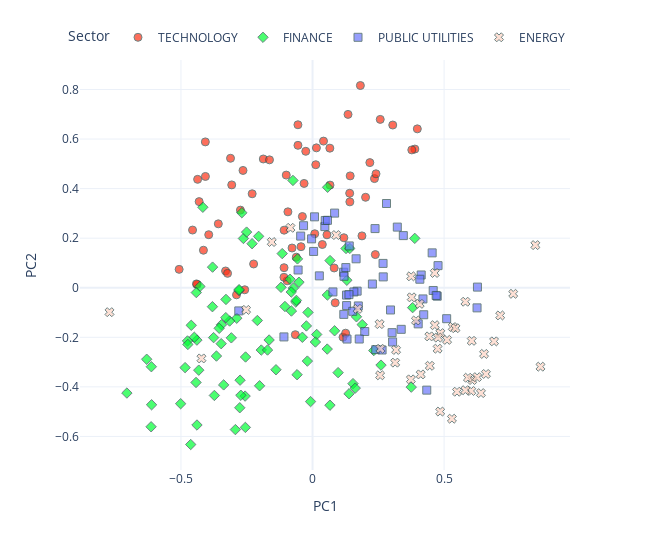

The notebook cell this image was saved under:
### Code cell
from utils.visualisation_functions import pca_plot_from_embeddings

pca_plot_from_embeddings(
    embedding_matrix=embeddings.weight.detach().numpy(),
    sectors=data.sectors,
    tickers=data.tickers,
    industries=data.industries,
    names=data.names,
    dimensions=2,
    reduced=True,
    method="PCA",
    return_df=False,
    rand_state=None,
)

### Figure 1 — Plotly figure (JSON) as saved in the notebook; plotly's stock layout.template omitted (floating-point values rounded to 4 significant figures; data arrays with more than 128 entries replaced by an {"elided": "..."} marker saying what was removed)
{"data": [{"customdata": {"elided": "67x3 str values"}, "hovertemplate": "<b>%{hovertext}</b><br><br>Sector=%{customdata[1]}<br>PC1=%{x}<br>PC2=%{y}<br>ticker=%{customdata[0]}<br>industry=%{customdata[2]}<extra></extra>", "hovertext": ["COMPUTER MANUFACTURING", "EDP SERVICES", "COMPUTER SOFTWARE: PREPACKAGED SOFTWARE", "SEMICONDUCTORS", "EDP SERVICES", "COMPUTER SOFTWARE: PREPACKAGED SOFTWARE", "EDP SERVICES", "SEMICONDUCTORS", "COMPUTER SOFTWARE: PREPACKAGED SOFTWARE", "ELECTRICAL PRODUCTS", "COMPUTER SOFTWARE: PREPACKAGED SOFTWARE", "EDP SERVICES", "COMPUTER SOFTWARE: PREPACKAGED SOFTWARE", "EDP SERVICES", "EDP SERVICES", "RADIO AND TELEVISION BROADCASTING AND COMMUNICATIONS EQUIPMENT", "SEMICONDUCTORS", "COMPUTER COMMUNICATIONS EQUIPMENT", "ELECTRICAL PRODUCTS", "INDUSTRIAL MACHINERY/COMPONENTS", "SEMICONDUCTORS", "COMPUTER COMMUNICATIONS EQUIPMENT", "SEMICONDUCTORS", "INDUSTRIAL MACHINERY/COMPONENTS", "COMPUTER SOFTWARE: PREPACKAGED SOFTWARE", "RADIO AND TELEVISION BROADCASTING AND COMMUNICATIONS EQUIPMENT", "INDUSTRIAL MACHINERY/COMPONENTS", "EDP SERVICES", "COMPUTER MANUFACTURING", "COMPUTER MANUFACTURING", "SEMICONDUCTORS", "SEMICONDUCTORS", "ADVERTISING", "INDUSTRIAL MACHINERY/COMPONENTS", "EDP SERVICES", "PROFESSIONAL SERVICES", "SEMICONDUCTORS", "INDUSTRIAL MACHINERY/COMPONENTS", "SEMICONDUCTORS", "PROFESSIONAL SERVICES", "COMPUTER SOFTWARE: PREPACKAGED SOFTWARE", "RADIO AND TELEVISION BROADCASTING AND COMMUNICATIONS EQUIPMENT", "SEMICONDUCTORS", "SEMICONDUCTORS", "ADVERTISING", "COMPUTER SOFTWARE: PREPACKAGED SOFTWARE", "ELECTRICAL PRODUCTS", "SEMICONDUCTORS", "ELECTRICAL PRODUCTS", "INDUSTRIAL MACHINERY/COMPONENTS", "COMPUTER SOFTWARE: PREPACKAGED SOFTWARE", "EDP SERVICES", "SEMICONDUCTORS", "SEMICONDUCTORS", "INDUSTRIAL MACHINERY/COMPONENTS", "SEMICONDUCTORS", "INDUSTRIAL MACHINERY/COMPONENTS", "COMPUTER SOFTWARE: PREPACKAGED SOFTWARE", "RETAIL: COMPUTER SOFTWARE & PERIPHERAL EQUIPMENT", "SEMICONDUCTORS", "COMPUTER SOFTWARE: PREPACKAGED SOFTWARE", "EDP SERVICES", "ELECTRONIC COMPONENTS", "ADVERTISING", "SEMICONDUCTORS", "COMPUTER PERIPHERAL EQUIPMENT", "EDP SERVICES"], "legendgroup": "TECHNOLOGY", "marker": {"color": "#FD3216", "line": {"color": "DarkSlateGrey", "width": 1}, "opacity": 0.7, "size": 8, "symbol": "circle"}, "mode": "markers", "name": "TECHNOLOGY", "orientation": "v", "showlegend": true, "type": "scatter", "x": [0.3982, -0.2577, -0.4367, 0.2015, -0.0967, -0.2239, -0.1871, 0.2354, 0.1818, -0.1079, -0.2741, 0.08224, -0.09985, 0.2411, 0.1157, 0.01227, 0.3049, -0.4071, -0.3071, -0.3304, -0.0555, -0.2642, -0.3945, -0.0438, -0.1086, -0.3116, 0.1258, -0.323, -0.2294, 0.1878, 0.008357, 0.06634, -0.358, 0.03716, 0.1191, -0.4146, -0.4074, -0.03209, 0.1349, -0.06184, -0.03859, 0.06577, -0.4309, 0.04169, 0.08609, -0.07787, -0.09356, -0.05541, -0.1636, -0.06542, -0.456, -0.5069, 0.3888, 0.01474, -0.4385, 0.2573, -0.4412, 0.1418, 0.2178, 0.143, 0.3773, -0.2889, 0.1411, 0.05475, -0.02576, -0.1082, 0.2386], "xaxis": "x", "y": [0.6412, -0.008191, 0.4375, 0.365, 0.02792, 0.09593, 0.5196, 0.4405, 0.8161, 0.2324, 0.3133, 0.07981, 0.4546, 0.4597, -0.1996, 0.4964, 0.6567, 0.4492, 0.4151, 0.06769, 0.6577, 0.4733, 0.2141, 0.1656, 0.04216, 0.5225, -0.1834, 0.05799, 0.3791, 0.2093, 0.2178, 0.4142, 0.2579, 0.1744, 0.2018, 0.1514, 0.5886, 0.4209, 0.6996, 0.1233, 0.2873, 0.5632, 0.3475, 0.5918, -0.06075, 0.1604, 0.3063, 0.5747, 0.516, -0.1895, 0.2328, 0.07422, 0.5596, 0.5644, 0.01317, 0.6794, 0.01555, 0.3465, 0.5049, 0.4514, 0.5562, -0.02864, 0.3813, 0.2136, 0.5506, 0.08085, 0.1338], "yaxis": "y"}, {"customdata": {"elided": "93x3 str values"}, "hovertemplate": "<b>%{hovertext}</b><br><br>Sector=%{customdata[1]}<br>PC1=%{x}<br>PC2=%{y}<br>ticker=%{customdata[0]}<br>industry=%{customdata[2]}<extra></extra>", "hovertext": ["INVESTMENT MANAGERS", "DIVERSIFIED COMMERCIAL SERVICES", "LIFE INSURANCE", "PROPERTY-CASUALTY INSURERS", "ACCIDENT &HEALTH INSURANCE", "PROPERTY-CASUALTY INSURERS", "SPECIALTY INSURERS", "SPECIALTY INSURERS", "MAJOR BANKS", "FINANCE: CONSUMER SERVICES", "MAJOR BANKS", "MAJOR BANKS", "COMMERCIAL BANKS", "COMMERCIAL BANKS", "INVESTMENT MANAGERS", "MAJOR BANKS", "MAJOR BANKS", "MAJOR BANKS", "SPECIALTY INSURERS", "MAJOR BANKS", "MAJOR BANKS", "PROPERTY-CASUALTY INSURERS", "MAJOR BANKS", "MAJOR BANKS", "LIFE INSURANCE", "PROPERTY-CASUALTY INSURERS", "MAJOR BANKS", "PROPERTY-CASUALTY INSURERS", "MAJOR BANKS", "FINANCE: CONSUMER SERVICES", "FINANCE: CONSUMER SERVICES", "INVESTMENT MANAGERS", "MAJOR BANKS", "MAJOR BANKS", "MAJOR BANKS", "MAJOR BANKS", "MAJOR BANKS", "MAJOR BANKS", "MAJOR BANKS", "MAJOR BANKS", "MAJOR BANKS", "MAJOR BANKS", "MAJOR BANKS", "PROPERTY-CASUALTY INSURERS", "PROPERTY-CASUALTY INSURERS", "INVESTMENT MANAGERS", "LIFE INSURANCE", "PROPERTY-CASUALTY INSURERS", "PROPERTY-CASUALTY INSURERS", "PROPERTY-CASUALTY INSURERS", "SPECIALTY INSURERS", "MAJOR BANKS", "MAJOR BANKS", "MAJOR BANKS", "MAJOR BANKS", "PROPERTY-CASUALTY INSURERS", "SAVINGS INSTITUTIONS", "PROPERTY-CASUALTY INSURERS", "MAJOR BANKS", "MAJOR BANKS", "INVESTMENT BANKERS/BROKERS/SERVICE", "PROPERTY-CASUALTY INSURERS", "DIVERSIFIED COMMERCIAL SERVICES", "INVESTMENT BANKERS/BROKERS/SERVICE", "INVESTMENT BANKERS/BROKERS/SERVICE", "FINANCE/INVESTORS SERVICES", "PROPERTY-CASUALTY INSURERS", "MAJOR BANKS", "FINANCE: CONSUMER SERVICES", "MAJOR BANKS", "FINANCE: CONSUMER SERVICES", "MAJOR BANKS", "MAJOR BANKS", "MAJOR BANKS", "MAJOR BANKS", "LIFE INSURANCE", "MAJOR BANKS", "INVESTMENT BANKERS/BROKERS/SERVICE", "MAJOR BANKS", "PROPERTY-CASUALTY INSURERS", "MAJOR BANKS", "MAJOR BANKS", "ACCIDENT &HEALTH INSURANCE", "MAJOR BANKS", "MAJOR BANKS", "MAJOR BANKS", "MAJOR BANKS", "MAJOR BANKS", "MAJOR BANKS", "PROPERTY-CASUALTY INSURERS", "MAJOR BANKS", "MAJOR BANKS", "MAJOR BANKS"], "legendgroup": "FINANCE", "marker": {"color": "#00FE35", "line": {"color": "DarkSlateGrey", "width": 1}, "opacity": 0.7, "size": 8, "symbol": "diamond"}, "mode": "markers", "name": "FINANCE", "orientation": "v", "showlegend": true, "type": "scatter", "x": [0.1272, -0.05726, 0.05644, 0.1669, 0.06656, -0.373, 0.1304, 0.3803, -0.2563, -0.3803, -0.7054, -0.165, 0.2601, -0.4843, -0.1198, -0.07271, -0.05873, -0.5012, 0.1415, 0.1538, -0.2765, -0.08083, -0.1049, -0.2545, -0.01968, 0.1888, -0.4394, -0.139, -0.288, 0.09712, -0.2627, -0.3759, -0.6134, -0.08028, -0.4324, -0.2932, -0.2754, -0.02346, -0.1948, -0.6125, -0.2049, -0.3799, -0.4752, -0.007487, 0.3884, -0.2097, -0.3652, -0.463, -0.2793, 0.01576, 0.08383, -0.4427, -0.329, -0.4392, 0.06617, -0.171, 0.1388, -0.08545, -0.3471, -0.6116, -0.06333, -0.05165, -0.07444, -0.4169, -0.2687, 0.05722, -0.2297, -0.4493, -0.3378, -0.2553, -0.3152, -0.2506, -0.4739, -0.3461, -0.3296, 0.1622, 0.01093, -0.1152, 0.05583, -0.0173, -0.428, -0.3086, -0.4416, -0.2791, -0.2724, -0.03865, 0.3751, -0.4609, -0.2012, -0.06145, -0.3547, 0.2326, -0.6302], "xaxis": "x", "y": [0.1584, 0.1164, -0.02929, -0.1171, 0.1096, -0.4347, 0.03024, -0.08027, -0.4372, -0.07643, -0.425, -0.2109, -0.3122, -0.3223, 0.001691, -0.001448, -0.3509, -0.4679, 0.1587, -0.387, -0.4843, -0.01738, -0.07561, -0.2795, -0.296, -0.1488, -0.2113, -0.331, -0.123, -0.3427, 0.1988, -0.2013, -0.5611, -0.09399, -0.3327, -0.5724, -0.373, -0.1542, -0.2514, -0.3187, 0.2073, 0.08316, -0.2147, -0.4594, 0.1993, -0.1322, -0.2757, -0.6326, -0.01158, -0.1885, -0.1737, -0.3822, -0.04719, -0.5539, -0.474, -0.2514, -0.4279, 0.0343, -0.2257, -0.4722, -0.05773, 0.02228, 0.433, 0.3248, 0.3027, 0.4055, 0.1777, -0.1999, -0.3921, -0.5637, -0.1343, 0.2245, -0.2289, -0.1492, -0.1206, -0.4051, -0.219, 0.1378, -0.2475, -0.09957, 0.005221, -0.2022, -0.01951, -0.007551, -0.4339, -0.1999, -0.4011, -0.1516, -0.3956, -0.05103, -0.1636, -0.2535, -0.2886], "yaxis": "y"}, {"customdata": {"elided": "57x3 str values"}, "hovertemplate": "<b>%{hovertext}</b><br><br>Sector=%{customdata[1]}<br>PC1=%{x}<br>PC2=%{y}<br>ticker=%{customdata[0]}<br>industry=%{customdata[2]}<extra></extra>", "hovertext": ["ELECTRIC UTILITIES: CENTRAL", "POWER GENERATION", "OIL/GAS TRANSMISSION", "POWER GENERATION", "WATER SUPPLY", "TELECOMMUNICATIONS EQUIPMENT", "ELECTRIC UTILITIES: CENTRAL", "TELECOMMUNICATIONS EQUIPMENT", "TELECOMMUNICATIONS EQUIPMENT", "POWER GENERATION", "ELECTRIC UTILITIES: CENTRAL", "TELECOMMUNICATIONS EQUIPMENT", "WATER SUPPLY", "ELECTRIC UTILITIES: CENTRAL", "ELECTRIC UTILITIES: CENTRAL", "POWER GENERATION", "POWER GENERATION", "ELECTRIC UTILITIES: CENTRAL", "ELECTRIC UTILITIES: CENTRAL", "ELECTRIC UTILITIES: CENTRAL", "POWER GENERATION", "TELECOMMUNICATIONS EQUIPMENT", "ELECTRIC UTILITIES: CENTRAL", "ELECTRIC UTILITIES: CENTRAL", "POWER GENERATION", "ELECTRIC UTILITIES: CENTRAL", "OIL/GAS TRANSMISSION", "POWER GENERATION", "OIL/GAS TRANSMISSION", "OIL/GAS TRANSMISSION", "ELECTRIC UTILITIES: CENTRAL", "OIL & GAS PRODUCTION", "ELECTRIC UTILITIES: CENTRAL", "POWER GENERATION", "POWER GENERATION", "TELECOMMUNICATIONS EQUIPMENT", "ELECTRIC UTILITIES: CENTRAL", "ELECTRIC UTILITIES: CENTRAL", "ELECTRIC UTILITIES: CENTRAL", "TELECOMMUNICATIONS EQUIPMENT", "POWER GENERATION", "OIL/GAS TRANSMISSION", "ELECTRIC UTILITIES: CENTRAL", "OIL/GAS TRANSMISSION", "OIL & GAS PRODUCTION", "TELECOMMUNICATIONS EQUIPMENT", "TELECOMMUNICATIONS EQUIPMENT", "NATURAL GAS DISTRIBUTION", "NATURAL GAS DISTRIBUTION", "TELECOMMUNICATIONS EQUIPMENT", "TELECOMMUNICATIONS EQUIPMENT", "NATURAL GAS DISTRIBUTION", "TELECOMMUNICATIONS EQUIPMENT", "POWER GENERATION", "ENVIRONMENTAL SERVICES", "NATURAL GAS DISTRIBUTION", "WATER SUPPLY"], "legendgroup": "PUBLIC UTILITIES", "marker": {"color": "#6A76FC", "line": {"color": "DarkSlateGrey", "width": 1}, "opacity": 0.7, "size": 8, "symbol": "square"}, "mode": "markers", "name": "PUBLIC UTILITIES", "orientation": "v", "showlegend": true, "type": "scatter", "x": [0.1182, 0.1188, 0.174, -0.03415, 0.08382, 0.1655, 0.1198, 0.02584, 0.04678, -0.04506, 0.6252, 0.2376, 0.1694, 0.2274, 0.131, 0.129, 0.1571, 0.268, 0.4585, 0.1984, 0.3042, 0.4737, 0.4196, 0.004021, 0.1294, 0.2403, 0.6267, 0.3221, 0.1529, 0.07749, 0.2686, 0.4129, 0.5097, 0.04823, 0.337, 0.345, 0.4769, 0.1266, 0.0567, -0.003622, -0.2802, 0.2964, 0.4015, 0.1383, -0.1087, 0.1395, 0.4225, 0.434, 0.4078, 0.2811, 0.00755, 0.3023, 0.4546, 0.2643, 0.1775, 0.4698, -0.05486], "xaxis": "x", "y": [0.06258, -0.1076, -0.07341, 0.2503, 0.3012, 0.1168, 0.04637, 0.04793, 0.2467, 0.2084, -0.0812, 0.2387, -0.01369, 0.01492, -0.207, -0.02967, -0.01701, 0.09819, -0.01103, -0.1768, -0.2189, -0.03412, -0.04515, 0.1464, -0.07196, -0.2498, 0.002587, 0.2447, -0.09507, -0.01691, 0.04382, 0.05149, -0.1249, 0.2714, -0.1678, 0.2103, 0.08918, 0.0814, 0.2721, 0.1973, -0.09352, -0.08971, -0.1458, -0.02777, -0.1984, 0.1687, -0.109, -0.4132, 0.03437, 0.3399, 0.2861, -0.1812, 0.1407, -0.2512, -0.2069, -0.0311, 0.07163], "yaxis": "y"}, {"customdata": {"elided": "46x3 str values"}, "hovertemplate": "<b>%{hovertext}</b><br><br>Sector=%{customdata[1]}<br>PC1=%{x}<br>PC2=%{y}<br>ticker=%{customdata[0]}<br>industry=%{customdata[2]}<extra></extra>", "hovertext": ["INTEGRATED OIL COMPANIES", "OIL & GAS PRODUCTION", "OIL & GAS PRODUCTION", "INDUSTRIAL MACHINERY/COMPONENTS", "INDUSTRIAL MACHINERY/COMPONENTS", "METAL FABRICATIONS", "INTEGRATED OIL COMPANIES", "NATURAL GAS DISTRIBUTION", "INTEGRATED OIL COMPANIES", "INDUSTRIAL MACHINERY/COMPONENTS", "OIL & GAS PRODUCTION", "INTEGRATED OIL COMPANIES", "OIL & GAS PRODUCTION", "INTEGRATED OIL COMPANIES", "OIL & GAS PRODUCTION", "OIL & GAS PRODUCTION", "CONSUMER ELECTRONICS/APPLIANCES", "OIL & GAS PRODUCTION", "OIL & GAS PRODUCTION", "OIL & GAS PRODUCTION", "CONSUMER ELECTRONICS/APPLIANCES", "OILFIELD SERVICES/EQUIPMENT", "INTEGRATED OIL COMPANIES", "OIL & GAS PRODUCTION", "OIL REFINING/MARKETING", "ELECTRIC UTILITIES: CENTRAL", "OIL & GAS PRODUCTION", "OIL & GAS PRODUCTION", "OIL & GAS PRODUCTION", "OIL & GAS PRODUCTION", "OIL & GAS PRODUCTION", "OILFIELD SERVICES/EQUIPMENT", "OIL & GAS PRODUCTION", "CONSUMER ELECTRONICS/APPLIANCES", "OIL & GAS PRODUCTION", "OIL & GAS PRODUCTION", "OIL & GAS PRODUCTION", "OIL & GAS PRODUCTION", "OILFIELD SERVICES/EQUIPMENT", "OIL & GAS PRODUCTION", "OIL & GAS PRODUCTION", "OIL & GAS PRODUCTION", "OIL & GAS PRODUCTION", "INTEGRATED OIL COMPANIES", "METAL FABRICATIONS", "INTEGRATED OIL COMPANIES"], "legendgroup": "ENERGY", "marker": {"color": "#FED4C4", "line": {"color": "DarkSlateGrey", "width": 1}, "opacity": 0.7, "size": 8, "symbol": "x"}, "mode": "markers", "name": "ENERGY", "orientation": "v", "showlegend": true, "type": "scatter", "x": [0.2549, 0.5489, 0.314, -0.7716, -0.4221, 0.3174, 0.4071, 0.4646, 0.8468, -0.1549, 0.64, 0.4439, 0.6033, 0.3769, 0.4851, 0.5807, 0.1715, 0.6071, 0.3737, 0.8663, -0.2524, 0.5112, 0.6518, 0.4857, 0.4457, 0.0897, 0.5905, 0.5297, 0.6898, 0.4754, 0.6589, 0.6049, 0.581, -0.08391, 0.2578, 0.7131, 0.5328, 0.5433, 0.3748, 0.7626, 0.6253, 0.393, 0.2568, 0.477, 0.4111, 0.4646], "xaxis": "x", "y": [-0.1467, -0.4197, -0.3023, -0.09859, -0.2853, -0.2511, -0.06497, 0.05962, 0.172, 0.1845, -0.4252, -0.1963, -0.4166, -0.03874, -0.4997, -0.4135, -0.08522, -0.3724, -0.3698, -0.3185, -0.08932, -0.2104, -0.2671, -0.1831, -0.3151, 0.2126, -0.3632, -0.5285, -0.2164, -0.2459, -0.348, -0.2143, -0.05642, 0.2419, -0.2463, -0.1118, -0.1587, -0.1632, 0.04607, -0.02455, -0.3609, -0.1322, -0.3533, -0.2012, -0.3497, -0.1511], "yaxis": "y"}], "layout": {"height": 550, "legend": {"orientation": "h", "title": {"text": "Sector"}, "tracegroupgap": 0, "x": 1, "xanchor": "right", "y": 1.02, "yanchor": "bottom"}, "margin": {"t": 60}, "width": 650, "xaxis": {"anchor": "y", "domain": [0, 1], "title": {"text": "PC1"}}, "yaxis": {"anchor": "x", "domain": [0, 1], "title": {"text": "PC2"}}}}
